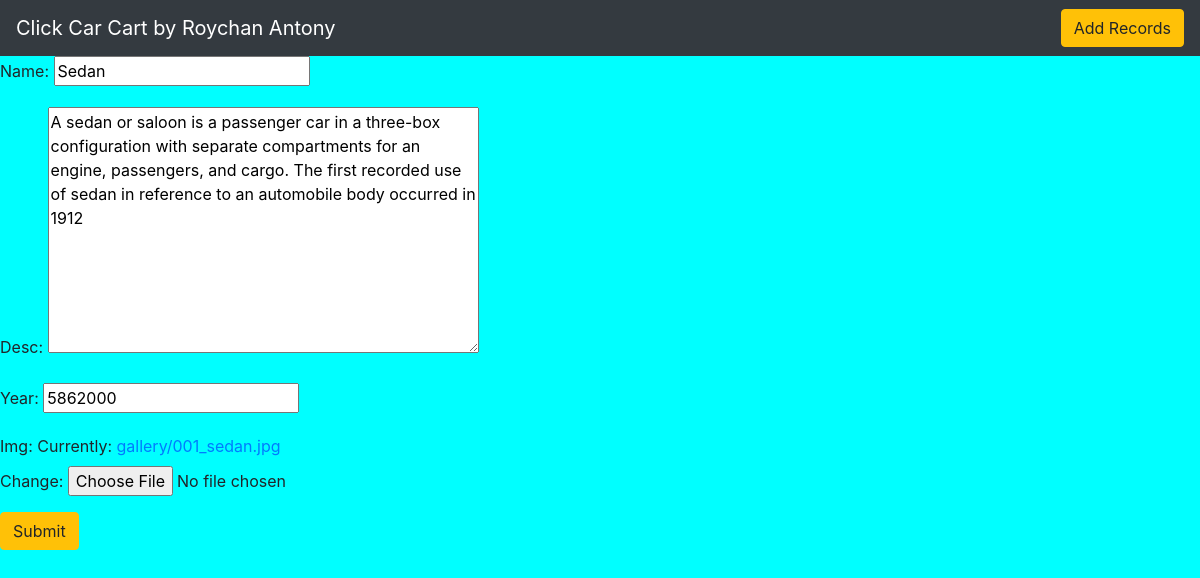
Screenshot of /update/17/ with the database file from the repository.
### movieapp/models.py (models this page shows, shortened)
class Movie(models.Model):
    name = models.CharField(max_length=250)
    desc = models.TextField()
    year = models.IntegerField()
    img = models.ImageField(upload_to='gallery')

### movieapp/views.py (the view)
# urls.py: path('update/<int:id>/', views.update,name='update'),
def update(request,id):
    movie=Movie.objects.get(id=id)
    form=MovieForm(request.POST or None, request.FILES or None , instance=movie)
    if form.is_valid():
        form.save()
        return redirect('/')
    return render(request,'edit.html',{'form':form,'movie':movie})

### movieapp/forms.py
class MovieForm(forms.ModelForm):
    class Meta:
        model=Movie
        fields = ['name', 'desc', 'year', 'img']

### templates/edit.html (shortened to what this page needs)
{%  extends 'base.html' %}
{% block body %}
<form method="POST" enctype="multipart/form-data">
    {{form.as_p}}
    <input class = "btn btn-warning" type="submit">
</form>
{% endblock %}

### static/style.css (style rules this page uses)
body { background-color:aqua; }

### rows the page displays
Movie: name "Sedan", desc "A sedan or saloon is a passenger car in a three-box configuration with separate compartments for an engine, passengers, and cargo. The first recorded use of sedan in reference to an automobile body occurred in 1912", year "5862000"
